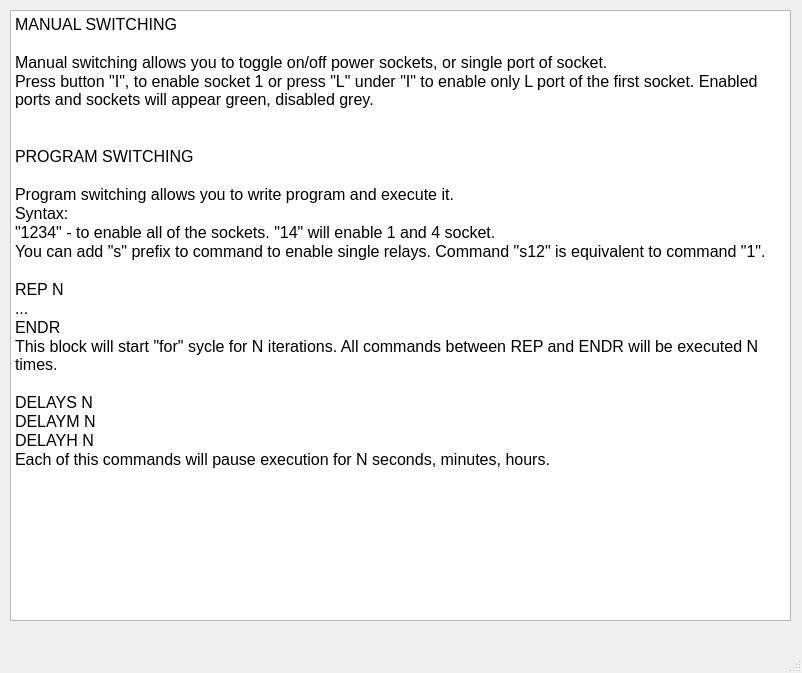
<?xml version="1.0" encoding="UTF-8"?>
<ui version="4.0">
 <class>MainWindow</class>
 <widget class="QMainWindow" name="MainWindow">
  <property name="geometry">
   <rect>
    <x>0</x>
    <y>0</y>
    <width>802</width>
    <height>673</height>
   </rect>
  </property>
  <property name="windowTitle">
   <string>MainWindow</string>
  </property>
  <widget class="QWidget" name="centralwidget">
   <widget class="QTextBrowser" name="textBrowser">
    <property name="geometry">
     <rect>
      <x>10</x>
      <y>10</y>
      <width>781</width>
      <height>611</height>
     </rect>
    </property>
    <property name="html">
     <string>&lt;!DOCTYPE HTML PUBLIC &quot;-//W3C//DTD HTML 4.0//EN&quot; &quot;http://www.w3.org/TR/REC-html40/strict.dtd&quot;&gt;
&lt;html&gt;&lt;head&gt;&lt;meta name=&quot;qrichtext&quot; content=&quot;1&quot; /&gt;&lt;style type=&quot;text/css&quot;&gt;
p, li { white-space: pre-wrap; }
&lt;/style&gt;&lt;/head&gt;&lt;body style=&quot; font-family:'MS Shell Dlg 2'; font-size:7.8pt; font-weight:400; font-style:normal;&quot;&gt;
&lt;p style=&quot; margin-top:0px; margin-bottom:0px; margin-left:0px; margin-right:0px; -qt-block-indent:0; text-indent:0px;&quot;&gt;&lt;span style=&quot; font-size:12pt;&quot;&gt;MANUAL SWITCHING &lt;/span&gt;&lt;/p&gt;
&lt;p style=&quot;-qt-paragraph-type:empty; margin-top:0px; margin-bottom:0px; margin-left:0px; margin-right:0px; -qt-block-indent:0; text-indent:0px; font-size:12pt;&quot;&gt;&lt;br /&gt;&lt;/p&gt;
&lt;p style=&quot; margin-top:0px; margin-bottom:0px; margin-left:0px; margin-right:0px; -qt-block-indent:0; text-indent:0px;&quot;&gt;&lt;span style=&quot; font-size:12pt;&quot;&gt;Manual switching allows you to toggle on/off power sockets, or single port of socket. &lt;/span&gt;&lt;/p&gt;
&lt;p style=&quot; margin-top:0px; margin-bottom:0px; margin-left:0px; margin-right:0px; -qt-block-indent:0; text-indent:0px;&quot;&gt;&lt;span style=&quot; font-size:12pt;&quot;&gt;Press button &amp;quot;I&amp;quot;, to enable socket 1 or press &amp;quot;L&amp;quot; under &amp;quot;I&amp;quot; to enable only L port of the first socket. Enabled ports and sockets will appear green, disabled grey.&lt;/span&gt;&lt;/p&gt;
&lt;p style=&quot;-qt-paragraph-type:empty; margin-top:0px; margin-bottom:0px; margin-left:0px; margin-right:0px; -qt-block-indent:0; text-indent:0px; font-size:12pt;&quot;&gt;&lt;br /&gt;&lt;/p&gt;
&lt;p style=&quot;-qt-paragraph-type:empty; margin-top:0px; margin-bottom:0px; margin-left:0px; margin-right:0px; -qt-block-indent:0; text-indent:0px; font-size:12pt;&quot;&gt;&lt;br /&gt;&lt;/p&gt;
&lt;p style=&quot; margin-top:0px; margin-bottom:0px; margin-left:0px; margin-right:0px; -qt-block-indent:0; text-indent:0px;&quot;&gt;&lt;span style=&quot; font-size:12pt;&quot;&gt;PROGRAM SWITCHING&lt;/span&gt;&lt;/p&gt;
&lt;p style=&quot;-qt-paragraph-type:empty; margin-top:0px; margin-bottom:0px; margin-left:0px; margin-right:0px; -qt-block-indent:0; text-indent:0px; font-size:12pt;&quot;&gt;&lt;br /&gt;&lt;/p&gt;
&lt;p style=&quot; margin-top:0px; margin-bottom:0px; margin-left:0px; margin-right:0px; -qt-block-indent:0; text-indent:0px;&quot;&gt;&lt;span style=&quot; font-size:12pt;&quot;&gt;Program switching allows you to write program and execute it. &lt;/span&gt;&lt;/p&gt;
&lt;p style=&quot; margin-top:0px; margin-bottom:0px; margin-left:0px; margin-right:0px; -qt-block-indent:0; text-indent:0px;&quot;&gt;&lt;span style=&quot; font-size:12pt;&quot;&gt;Syntax:&lt;/span&gt;&lt;/p&gt;
&lt;p style=&quot; margin-top:0px; margin-bottom:0px; margin-left:0px; margin-right:0px; -qt-block-indent:0; text-indent:0px;&quot;&gt;&lt;span style=&quot; font-size:12pt;&quot;&gt;&amp;quot;1234&amp;quot; - to enable all of the sockets. &amp;quot;14&amp;quot; will enable 1 and 4 socket.&lt;/span&gt;&lt;/p&gt;
&lt;p style=&quot; margin-top:0px; margin-bottom:0px; margin-left:0px; margin-right:0px; -qt-block-indent:0; text-indent:0px;&quot;&gt;&lt;span style=&quot; font-size:12pt;&quot;&gt;You can add &amp;quot;s&amp;quot; prefix to command to enable single relays. Command &amp;quot;s12&amp;quot; is equivalent to command &amp;quot;1&amp;quot;.&lt;/span&gt;&lt;/p&gt;
&lt;p style=&quot;-qt-paragraph-type:empty; margin-top:0px; margin-bottom:0px; margin-left:0px; margin-right:0px; -qt-block-indent:0; text-indent:0px; font-size:12pt;&quot;&gt;&lt;br /&gt;&lt;/p&gt;
&lt;p style=&quot; margin-top:0px; margin-bottom:0px; margin-left:0px; margin-right:0px; -qt-block-indent:0; text-indent:0px;&quot;&gt;&lt;span style=&quot; font-size:12pt;&quot;&gt;REP N&lt;/span&gt;&lt;/p&gt;
&lt;p style=&quot; margin-top:0px; margin-bottom:0px; margin-left:0px; margin-right:0px; -qt-block-indent:0; text-indent:0px;&quot;&gt;&lt;span style=&quot; font-size:12pt;&quot;&gt;...&lt;/span&gt;&lt;/p&gt;
&lt;p style=&quot; margin-top:0px; margin-bottom:0px; margin-left:0px; margin-right:0px; -qt-block-indent:0; text-indent:0px;&quot;&gt;&lt;span style=&quot; font-size:12pt;&quot;&gt;ENDR&lt;/span&gt;&lt;/p&gt;
&lt;p style=&quot; margin-top:0px; margin-bottom:0px; margin-left:0px; margin-right:0px; -qt-block-indent:0; text-indent:0px;&quot;&gt;&lt;span style=&quot; font-size:12pt;&quot;&gt;This block will start &amp;quot;for&amp;quot; sycle for N iterations. All commands between REP and ENDR will be executed N times.&lt;/span&gt;&lt;/p&gt;
&lt;p style=&quot;-qt-paragraph-type:empty; margin-top:0px; margin-bottom:0px; margin-left:0px; margin-right:0px; -qt-block-indent:0; text-indent:0px; font-size:12pt;&quot;&gt;&lt;br /&gt;&lt;/p&gt;
&lt;p style=&quot; margin-top:0px; margin-bottom:0px; margin-left:0px; margin-right:0px; -qt-block-indent:0; text-indent:0px;&quot;&gt;&lt;span style=&quot; font-size:12pt;&quot;&gt;DELAYS N&lt;/span&gt;&lt;/p&gt;
&lt;p style=&quot; margin-top:0px; margin-bottom:0px; margin-left:0px; margin-right:0px; -qt-block-indent:0; text-indent:0px;&quot;&gt;&lt;span style=&quot; font-size:12pt;&quot;&gt;DELAYM N&lt;/span&gt;&lt;/p&gt;
&lt;p style=&quot; margin-top:0px; margin-bottom:0px; margin-left:0px; margin-right:0px; -qt-block-indent:0; text-indent:0px;&quot;&gt;&lt;span style=&quot; font-size:12pt;&quot;&gt;DELAYH N&lt;/span&gt;&lt;/p&gt;
&lt;p style=&quot; margin-top:0px; margin-bottom:0px; margin-left:0px; margin-right:0px; -qt-block-indent:0; text-indent:0px;&quot;&gt;&lt;span style=&quot; font-size:12pt;&quot;&gt;Each of this commands will pause execution for N seconds, minutes, hours.&lt;/span&gt;&lt;/p&gt;&lt;/body&gt;&lt;/html&gt;</string>
    </property>
   </widget>
  </widget>
  <widget class="QMenuBar" name="menubar">
   <property name="geometry">
    <rect>
     <x>0</x>
     <y>0</y>
     <width>802</width>
     <height>26</height>
    </rect>
   </property>
  </widget>
  <widget class="QStatusBar" name="statusbar"/>
 </widget>
 <resources/>
 <connections/>
</ui>
